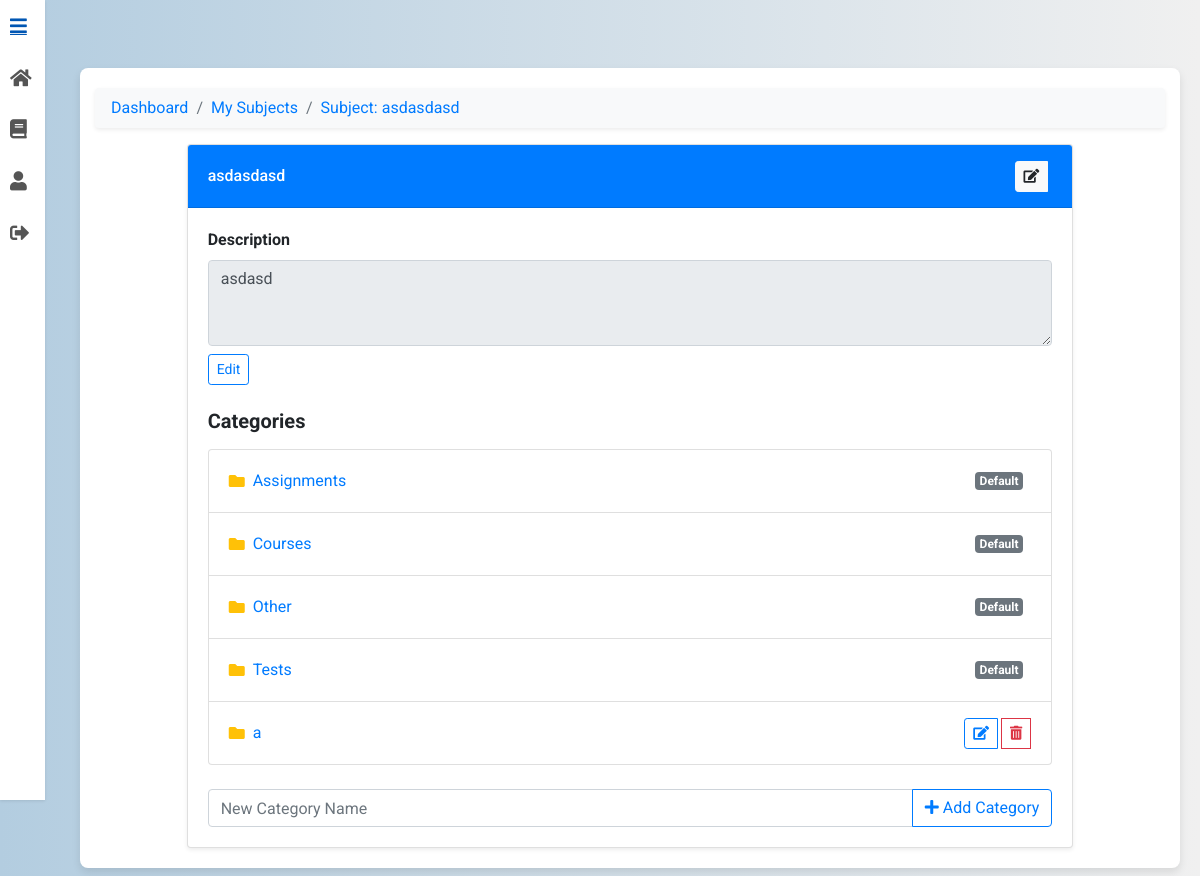
The page /subjects/subject/45/ (signed in) on the database as committed earlier.
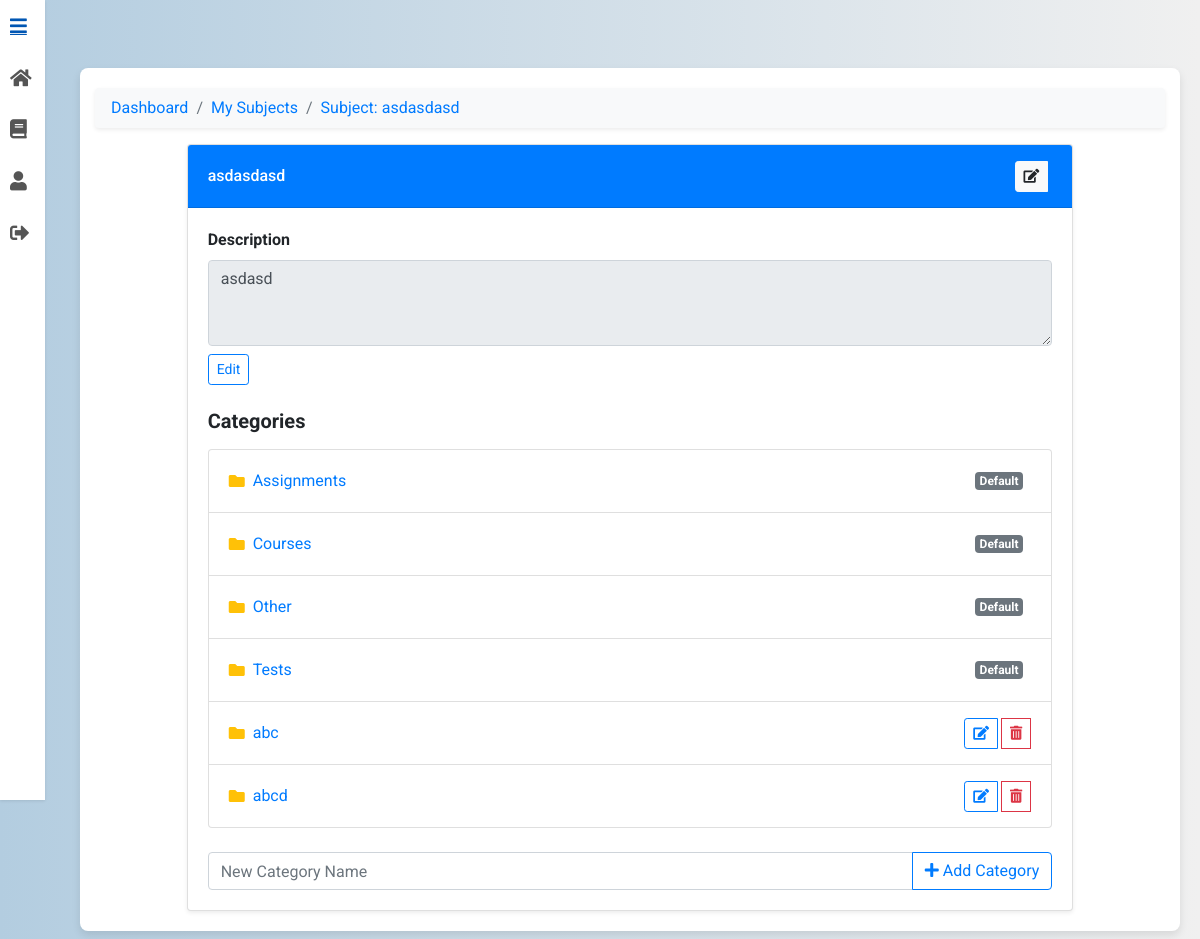
The same page on the database as committed later.
### subjects/models.py (models this page shows, shortened)
class Category(models.Model):
    subject = models.ForeignKey(Subject, related_name='categories', on_delete=models.CASCADE)
    name = models.CharField(max_length=255)
    parent = models.ForeignKey('self', null=True, blank=True, related_name='subcategories', on_delete=models.CASCADE)
    class Meta:
        unique_together = (('subject', 'name', 'parent'),)

### subjects/views.py (the view, shortened to what this page needs)
# urls.py: path("subject/<int:pk>/", SubjectDetailView.as_view(), name="subject_detail"),
class SubjectDetailView(LoginRequiredMixin, BreadcrumbMixin, DetailView):
    model = Subject
    template_name = "subject_detail.html"
    context_object_name = "subject"
    def get_breadcrumbs(self):
        if getattr(self.request.user, "role", None) == "professor":
            dashboard_url = reverse_lazy("users:professor_dashboard")
        elif getattr(self.request.user, "role", None) == "student":
            dashboard_url = reverse_lazy("users:student_dashboard")
        else:
            dashboard_url = reverse_lazy("users:login")
        return [
            ("Dashboard", dashboard_url),
            ("My Subjects", reverse_lazy("subjects:my_subjects")),
            (f"Subject: {self.object.name}", self.request.path),
        ]
    def get_context_data(self, **kwargs):
        context = super().get_context_data(**kwargs)
        context["categories"] = self.object.categories.filter(parent__isnull=True)
        context["protected_categories"] = ["Courses", "Assignments", "Tests", "Other"]
        context["breadcrumbs"] = self.get_breadcrumbs()
        return context

### UniGrading/mixin.py (called while the page is built)
    def get_context_data(self, **kwargs):
        context = super().get_context_data(**kwargs)
        context["breadcrumbs"] = self.get_breadcrumbs()
        return context

### subjects/templates/subject_detail.html (shortened to what the changed rows need)
{% extends 'base.html' %}
{% load static %}
{% load view_breadcrumbs %}
{% block content %}
<div class="container mt-5">
    <nav aria-label="breadcrumb">
        <ol class="breadcrumb bg-light px-3 py-2 rounded shadow-sm">
            {% for name, url in breadcrumbs %}
                <li class="breadcrumb-item"><a href="{{ url }}">{{ name }}</a></li>
            {% endfor %}
        </ol>
    </nav>
    <div class="row justify-content-center">
        <div class="col-md-10">
            <div class="card shadow-sm no-hover-card">
                <div class="card-body">
                    <ul class="list-group mb-4" id="categories-list">
                        {% for category in categories %}
                        <li class="list-group-item d-flex justify-content-between align-items-center">
                            <div class="d-flex align-items-center w-100">
                                <i class="fas fa-folder text-warning mr-2"></i>
                                <input
                                    id="category-name-{{ category.id }}"
                                    type="text"
                                    class="form-control-plaintext flex-grow-1 text-primary"
                                    value="{{ category.name }}"
                                    readonly
                                    style="cursor:pointer"
                                    onclick="navigateIfReadonly({{ category.id }}, '{{ category.name }}')"
                                />
                                {% if category.name in protected_categories %}
                                    <span class="badge badge-secondary ml-2">Default</span>
                                {% endif %}
                            </div>
                            <div class="btn-group ml-2">
                                {% if category.name not in protected_categories %}
                                    <button class="btn btn-sm btn-outline-primary mr-1" onclick="editCategoryName({{ category.id }})">
                                        <i class="fas fa-edit"></i>
                                    </button>
                                    <button class="btn btn-outline-danger btn-sm" onclick="confirmDeleteCategory({{ category.id }})">
                                        <i class="fas fa-trash-alt"></i>
                                    </button>
                                {% endif %}
                            </div>
                        </li>
                        {% empty %}
                        <li class="list-group-item text-muted">No categories available.</li>
                        {% endfor %}
                    </ul>
                </div>
            </div>
        </div>
    </div>
</div>
{% endblock %}

Rows that differ between the two databases and show on the page:
added Category: id "abc"
changed Category: id "a" → "abcd"
